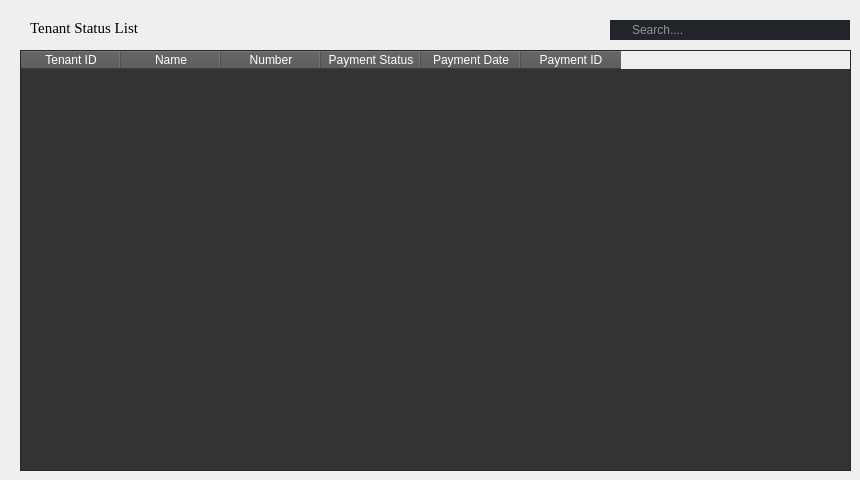
            <widget class="QWidget" name="TSListPage">
             <widget class="QLineEdit" name="Search_lineEdit">
              <property name="geometry">
               <rect>
                <x>610</x>
                <y>20</y>
                <width>240</width>
                <height>20</height>
               </rect>
              </property>
              <property name="minimumSize">
               <size>
                <width>240</width>
                <height>20</height>
               </size>
              </property>
              <property name="maximumSize">
               <size>
                <width>240</width>
                <height>30</height>
               </size>
              </property>
              <property name="styleSheet">
               <string notr="true">QLineEdit {
    border: none;
    color: #FFF;
    padding-left: 20px;
    padding-right: 20px;
    background-color: rgb(33, 37, 41); 
    border-image: url(rounded-border.png) 15 15 15 15 stretch stretch;
}

QLineEdit:hover {
    border: 2px solid rgb(48, 50, 62);
}

QLineEdit:focus {
    border: 2px solid rgb(85, 170, 255);
    background-color: rgb(33, 37, 41); 
}</string>
              </property>
              <property name="placeholderText">
               <string>Search....</string>
              </property>
             </widget>
             <widget class="QLabel" name="TenantStatList_label">
              <property name="geometry">
               <rect>
                <x>30</x>
                <y>20</y>
                <width>201</width>
                <height>16</height>
               </rect>
              </property>
              <property name="font">
               <font>
                <family>Times New Roman</family>
                <pointsize>11</pointsize>
               </font>
              </property>
              <property name="text">
               <string>Tenant Status List</string>
              </property>
             </widget>
             <widget class="QTableWidget" name="Tenant_tableWidget_3">
              <property name="geometry">
               <rect>
                <x>20</x>
                <y>50</y>
                <width>831</width>
                <height>421</height>
               </rect>
              </property>
              <property name="styleSheet">
               <string notr="true">QTableWidget {
    background-color: #333333;
    color: white;
}

QHeaderView::section {
    background-color: #555555;
    color: white;
}
</string>
              </property>
              <column>
               <property name="text">
                <string>Tenant ID</string>
               </property>
              </column>
              <column>
               <property name="text">
                <string>Name</string>
               </property>
              </column>
              <column>
               <property name="text">
                <string>Number</string>
               </property>
              </column>
              <column>
               <property name="text">
                <string>Payment Status</string>
               </property>
              </column>
              <column>
               <property name="text">
                <string>Payment Date</string>
               </property>
              </column>
              <column>
               <property name="text">
                <string>Payment ID</string>
               </property>
              </column>
             </widget>
            </widget>
